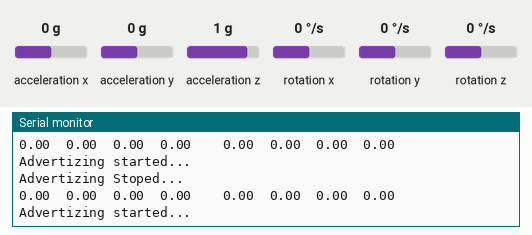
A sketch run on a simulated ESP32. Parts: the last lines printed to the serial monitor. Wiring (inferred from the names in the program): MPU-6050 motion sensor at I2C address 0x68. The test bench sets the inputs (shaded band); at power-on: acceleration z 1 g, acceleration x 0 g, rotation x 0 °/s, acceleration y 0 g, rotation y 0 °/s, rotation z 0 °/s. Nothing arrives over Bluetooth unless stated; a phone connects over Bluetooth LE 3 s after start.

Above: at 1.3 s.
1.4 s: acceleration z set to 0 g
At 2.9 s:
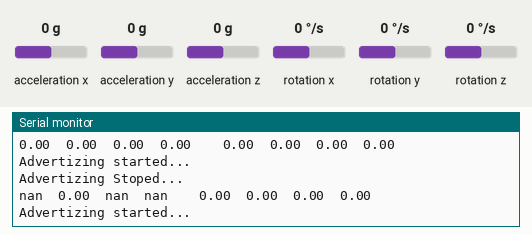
4.6 s: acceleration x set to -1.4 g
At 5.9 s:
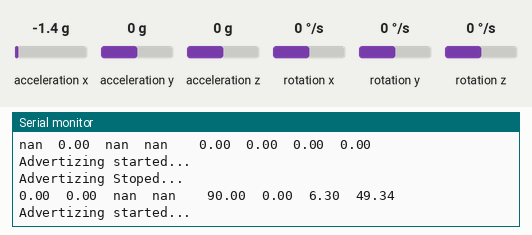
7.6 s: rotation x set to -192 °/s
At 8.9 s:
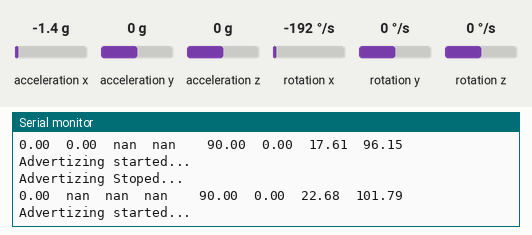
10.6 s: acceleration x set to 0 g
At 11.8 s:
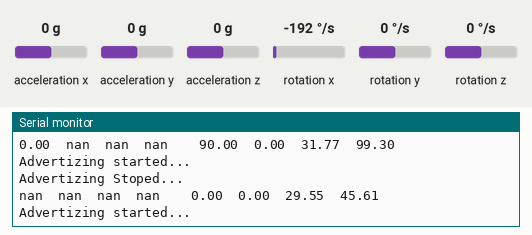
13.6 s: acceleration y set to -1.4 g
At 14.6 s:
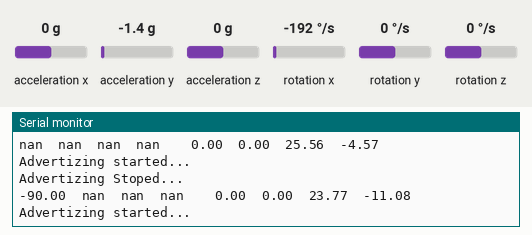
Timing chart, 0 to 16.1 s (numbered marks = the images above; inputs shaded):
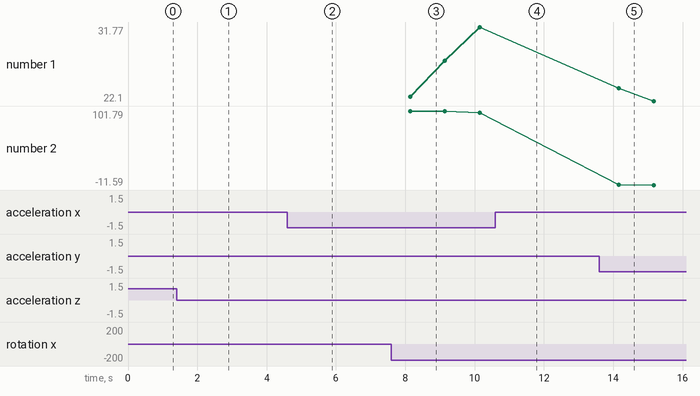

The sketch:

BLE_Beacon.ino
```cpp
#include "sys/time.h"
#include <Arduino.h>
#include <BLEDevice.h>
#include <BLEServer.h>
#include <BLEUtils.h>
#include <BLE2902.h>
#include <BLEBeacon.h>
#include <esp_sleep.h>
#include <BLEUtils.h>
#include <Wire.h>
#include <Kalman.h>
#define MPU6050_ADDR         0x68 // MPU-6050 device address
#define MPU6050_SMPLRT_DIV   0x19 // MPU-6050 register address
#define MPU6050_CONFIG       0x1a
#define MPU6050_GYRO_CONFIG  0x1b
#define MPU6050_ACCEL_CONFIG 0x1c
#define MPU6050_WHO_AM_I     0x75
#define MPU6050_PWR_MGMT_1   0x6b

//#define RESTRICT_PITCH // Comment out to restrict roll to ±90deg instead - please read: http://www.freescale.com/files/sensors/doc/app_note/AN3461.pdf

Kalman kalmanX; // Create the Kalman instances
Kalman kalmanY;

/* IMU Data */
double accX, accY, accZ;
double gyroX, gyroY, gyroZ;
int16_t tempRaw;

double gyroXangle, gyroYangle; // Angle calculate using the gyro only
double compAngleX, compAngleY; // Calculated angle using a complementary filter
double kalAngleX, kalAngleY; // Calculated angle using a Kalman filter

uint32_t timer;
uint8_t i2cData[14]; // Buffer for I2C data

void culcRotation();

//I2c書き込み
void writeMPU6050(byte reg, byte data) {
  Wire.beginTransmission(MPU6050_ADDR);
  Wire.write(reg);
  Wire.write(data);
  Wire.endTransmission();
}

//i2C読み込み
byte readMPU6050(byte reg) {
  Wire.beginTransmission(MPU6050_ADDR);
  Wire.write(reg);
  Wire.endTransmission(true);
  Wire.requestFrom(MPU6050_ADDR, 1/*length*/);
  byte data =  Wire.read();
  return data;
}

#ifdef __cplusplus
extern "C" {
#endif

uint8_t temprature_sens_read();
//uint8_t g_phyFuns;

#ifdef __cplusplus
}
#endif

#define GPIO_DEEP_SLEEP_DURATION     3  // sleep x seconds and then wake up
RTC_DATA_ATTR static time_t last;        // remember last boot in RTC Memory
RTC_DATA_ATTR static uint32_t bootcount; // remember number of boots in RTC Memory

BLEAdvertising *pAdvertising;
struct timeval now;

#define BEACON_UUID           "00000000-0000-0000-0000-000000000000" // UUID 1 128-Bit (may use linux tool uuidgen or random numbers via https://www.uuidgenerator.net/)

void setMPU(){
  Wire.begin(26, 25);//Wire.begin(SDA,SCL) ;
#if ARDUINO >= 157
  Wire.setClock(400000UL); // Set I2C frequency to 400kHz
#else
  TWBR = ((F_CPU / 400000UL) - 16) / 2; // Set I2C frequency to 400kHz
#endif

  i2cData[0] = 7; // Set the sample rate to 1000Hz - 8kHz/(7+1) = 1000Hz
  i2cData[1] = 0x00; // Disable FSYNC and set 260 Hz Acc filtering, 256 Hz Gyro filtering, 8 KHz sampling
  i2cData[2] = 0x00; // Set Gyro Full Scale Range to ±250deg/s
  i2cData[3] = 0x00; // Set Accelerometer Full Scale Range to ±2g
  while (i2cWrite(0x19, i2cData, 4, false)); // Write to all four registers at once
  while (i2cWrite(0x6B, 0x01, true)); // PLL with X axis gyroscope reference and disable sleep mode

  while (i2cRead(0x75, i2cData, 1));
  if (i2cData[0] != 0x68) { // Read "WHO_AM_I" register
    Serial.print(F("Error reading sensor"));
    while (1);
  }

  delay(100); // Wait for sensor to stabilize

  /* Set kalman and gyro starting angle */
  while (i2cRead(0x3B, i2cData, 6));
  accX = (int16_t)((i2cData[0] << 8) | i2cData[1]);
  accY = (int16_t)((i2cData[2] << 8) | i2cData[3]);
  accZ = (int16_t)((i2cData[4] << 8) | i2cData[5]);

  // Source: http://www.freescale.com/files/sensors/doc/app_note/AN3461.pdf eq. 25 and eq. 26
  // atan2 outputs the value of -π to π (radians) - see http://en.wikipedia.org/wiki/Atan2
  // It is then converted from radians to degrees
#ifdef RESTRICT_PITCH // Eq. 25 and 26
  double roll  = atan2(accY, accZ) * RAD_TO_DEG;
  double pitch = atan(-accX / sqrt(accY * accY + accZ * accZ)) * RAD_TO_DEG;
#else // Eq. 28 and 29
  double roll  = atan(accY / sqrt(accX * accX + accZ * accZ)) * RAD_TO_DEG;
  double pitch = atan2(-accX, accZ) * RAD_TO_DEG;
#endif

  kalmanX.setAngle(roll); // Set starting angle
  kalmanY.setAngle(pitch);
  gyroXangle = roll;
  gyroYangle = pitch;
  compAngleX = roll;
  compAngleY = pitch;

  timer = micros();

}

void setBeacon() {

    BLEBeacon oBeacon = BLEBeacon();
    oBeacon.setManufacturerId(0x4C00); // fake Apple 0x004C LSB (ENDIAN_CHANGE_U16!)
    oBeacon.setProximityUUID(BLEUUID(BEACON_UUID));
    oBeacon.setMajor(kalAngleX);
    oBeacon.setMinor(kalAngleY);
//  oBeacon.setSignalPower(0xc6);//192
//  oBeacon.setSignalPower(0xba);//192C2
    oBeacon.setSignalPower(0xc2);
    BLEAdvertisementData oAdvertisementData = BLEAdvertisementData();
    BLEAdvertisementData oScanResponseData = BLEAdvertisementData();

    oAdvertisementData.setFlags(0x04); // BR_EDR_NOT_SUPPORTED 0x04

    std::string strServiceData = "";

    strServiceData += (char)26;     // Len
    strServiceData += (char)0xFF;   // Type
    strServiceData += oBeacon.getData();
    oAdvertisementData.addData(strServiceData);

    pAdvertising->setAdvertisementData(oAdvertisementData);
    pAdvertising->setScanResponseData(oScanResponseData);

}

//加速度、ジャイロから角度を計算
void calcRotation(){
  while (i2cRead(0x3B, i2cData, 14));
  accX = (int16_t)((i2cData[0] << 8) | i2cData[1]);
  accY = (int16_t)((i2cData[2] << 8) | i2cData[3]);
  accZ = (int16_t)((i2cData[4] << 8) | i2cData[5]);
  tempRaw = (int16_t)((i2cData[6] << 8) | i2cData[7]);
  gyroX = (int16_t)((i2cData[8] << 8) | i2cData[9]);
  gyroY = (int16_t)((i2cData[10] << 8) | i2cData[11]);
  gyroZ = (int16_t)((i2cData[12] << 8) | i2cData[13]);;

  double dt = (double)(micros() - timer) / 1000000; // Calculate delta time
  timer = micros();

  // Source: http://www.freescale.com/files/sensors/doc/app_note/AN3461.pdf eq. 25 and eq. 26
  // atan2 outputs the value of -π to π (radians) - see http://en.wikipedia.org/wiki/Atan2
  // It is then converted from radians to degrees
#ifdef RESTRICT_PITCH // Eq. 25 and 26
  double roll  = atan2(accY, accZ) * RAD_TO_DEG;
  double pitch = atan(-accX / sqrt(accY * accY + accZ * accZ)) * RAD_TO_DEG;
#else // Eq. 28 and 29
  double roll  = atan(accY / sqrt(accX * accX + accZ * accZ)) * RAD_TO_DEG;
  double pitch = atan2(-accX, accZ) * RAD_TO_DEG;
#endif

  double gyroXrate = gyroX / 131.0; // Convert to deg/s
  double gyroYrate = gyroY / 131.0; // Convert to deg/s

#ifdef RESTRICT_PITCH
  // This fixes the transition problem when the accelerometer angle jumps between -180 and 180 degrees
  if ((roll < -90 && kalAngleX > 90) || (roll > 90 && kalAngleX < -90)) {
    kalmanX.setAngle(roll);
    compAngleX = roll;
    kalAngleX = roll;
    gyroXangle = roll;
  } else
    kalAngleX = kalmanX.getAngle(roll, gyroXrate, dt); // Calculate the angle using a Kalman filter

  if (abs(kalAngleX) > 90)
    gyroYrate = -gyroYrate; // Invert rate, so it fits the restriced accelerometer reading
  kalAngleY = kalmanY.getAngle(pitch, gyroYrate, dt);
#else
  // This fixes the transition problem when the accelerometer angle jumps between -180 and 180 degrees
  if ((pitch < -90 && kalAngleY > 90) || (pitch > 90 && kalAngleY < -90)) {
    kalmanY.setAngle(pitch);
    compAngleY = pitch;
    kalAngleY = pitch;
    gyroYangle = pitch;
  } else
    kalAngleY = kalmanY.getAngle(pitch, gyroYrate, dt); // Calculate the angle using a Kalman filter

  if (abs(kalAngleY) > 90)
    gyroXrate = -gyroXrate; // Invert rate, so it fits the restriced accelerometer reading
  kalAngleX = kalmanX.getAngle(roll, gyroXrate, dt); // Calculate the angle using a Kalman filter
#endif

  gyroXangle += gyroXrate * dt; // Calculate gyro angle without any filter
  gyroYangle += gyroYrate * dt;
  //gyroXangle += kalmanX.getRate() * dt; // Calculate gyro angle using the unbiased rate
  //gyroYangle += kalmanY.getRate() * dt;

  compAngleX = 0.93 * (compAngleX + gyroXrate * dt) + 0.07 * roll; // Calculate the angle using a Complimentary filter
  compAngleY = 0.93 * (compAngleY + gyroYrate * dt) + 0.07 * pitch;

  // Reset the gyro angle when it has drifted too much
  if (gyroXangle < -180 || gyroXangle > 180)
    gyroXangle = kalAngleX;
  if (gyroYangle < -180 || gyroYangle > 180)
    gyroYangle = kalAngleY;

  Serial.print(roll); Serial.print("\t");
  Serial.print(gyroXangle); Serial.print("\t");
  Serial.print(compAngleX); Serial.print("\t");
  Serial.print(kalAngleX); Serial.print("\t");

  Serial.print("\t");

  Serial.print(pitch); Serial.print("\t");
  Serial.print(gyroYangle); Serial.print("\t");
  Serial.print(compAngleY); Serial.print("\t");
  Serial.print(kalAngleY); Serial.print("\t");
  Serial.print("\r\n");
  delay(2);
}

void setup() {
    Serial.begin(115200);
    gettimeofday(&now, NULL);

    Serial.printf("start ESP32 %d\n",bootcount++);

    setMPU();

    last = now.tv_sec;

    BLEDevice::init("BEACONS");
}
void stopBLE(){
  Serial.println(F("Shutting BT Down ..."));
  Serial.print("esp_bt_controller_disable");
  esp_bt_controller_disable() ;
  Serial.print("esp_bt_controller_deinit ");
  esp_bt_controller_deinit();
  Serial.print("BT Shutdown finished");
}
void loop() {

  // Create the BLE Server
    BLEServer *pServer = BLEDevice::createServer();
    while(true){
      calcRotation();
      pAdvertising = pServer->getAdvertising();
      setBeacon();
//    Serial.println(angle[0], angle[1], angle[2]);
      // Start advertising
      pAdvertising->start();
      Serial.println("Advertizing started...");
      delay(1000);

//      pAdvertising->stop();
      Serial.println("Advertizing Stoped...");
      }
}
```

i2c.ino
```cpp
const uint8_t IMUAddress = 0x68; // AD0 is logic low on the PCB
const uint16_t I2C_TIMEOUT = 1000; // Used to check for errors in I2C communication

uint8_t i2cWrite(uint8_t registerAddress, uint8_t data, bool sendStop) {
  return i2cWrite(registerAddress, &data, 1, sendStop); // Returns 0 on success
}

uint8_t i2cWrite(uint8_t registerAddress, uint8_t *data, uint8_t length, bool sendStop) {
  Wire.beginTransmission(IMUAddress);
  Wire.write(registerAddress);
  Wire.write(data, length);
  uint8_t rcode = Wire.endTransmission(sendStop); // Returns 0 on success
  if (rcode) {
    Serial.print(F("i2cWrite failed: "));
    Serial.println(rcode);
  }
  return rcode; // See: http://arduino.cc/en/Reference/WireEndTransmission
}

uint8_t i2cRead(uint8_t registerAddress, uint8_t *data, uint8_t nbytes) {
  uint32_t timeOutTimer;
  Wire.beginTransmission(IMUAddress);
  Wire.write(registerAddress);
  uint8_t rcode = Wire.endTransmission(false); // Don't release the bus
  if (rcode) {
    Serial.print(F("i2cRead failed: "));
    Serial.println(rcode);
    return rcode; // See: http://arduino.cc/en/Reference/WireEndTransmission
  }
  Wire.requestFrom(IMUAddress, nbytes, (uint8_t)true); // Send a repeated start and then release the bus after reading
  for (uint8_t i = 0; i < nbytes; i++) {
    if (Wire.available())
      data[i] = Wire.read();
    else {
      timeOutTimer = micros();
      while (((micros() - timeOutTimer) < I2C_TIMEOUT) && !Wire.available());
      if (Wire.available())
        data[i] = Wire.read();
      else {
        Serial.println(F("i2cRead timeout"));
        return 5; // This error value is not already taken by endTransmission
      }
    }
  }
  return 0; // Success
}
```

Measured:
- after the input at 1.4 s, the serial monitor: prints a new line after 0.71 s (image 1)
- after the input at 4.6 s, the serial monitor: prints a new line after 0.52 s (image 2)
- after the input at 7.6 s, the serial monitor: prints a new line after 0.54 s (image 3)
- after the input at 10.6 s, the serial monitor: prints a new line after 0.55 s (image 4)
- after the input at 13.6 s, the serial monitor: prints a new line after 0.56 s (image 5)
